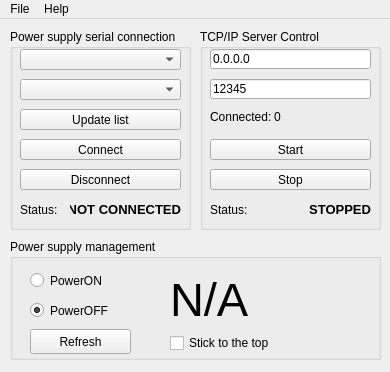
<?xml version="1.0" encoding="UTF-8"?>
<ui version="4.0">
 <class>MainWindow</class>
 <widget class="QMainWindow" name="MainWindow">
  <property name="geometry">
   <rect>
    <x>0</x>
    <y>0</y>
    <width>390</width>
    <height>372</height>
   </rect>
  </property>
  <property name="sizePolicy">
   <sizepolicy hsizetype="Preferred" vsizetype="Preferred">
    <horstretch>0</horstretch>
    <verstretch>0</verstretch>
   </sizepolicy>
  </property>
  <property name="windowTitle">
   <string>Remote Power Supply @ PeakTech 6225A</string>
  </property>
  <property name="windowIcon">
   <iconset resource="../res/resources.qrc">
    <normaloff>:/icon.ico</normaloff>:/icon.ico</iconset>
  </property>
  <widget class="QWidget" name="centralWidget">
   <widget class="QGroupBox" name="groupBox_SerialConnection">
    <property name="geometry">
     <rect>
      <x>10</x>
      <y>10</y>
      <width>181</width>
      <height>201</height>
     </rect>
    </property>
    <property name="title">
     <string>Power supply serial connection</string>
    </property>
    <widget class="QPushButton" name="pushButton_updateList">
     <property name="geometry">
      <rect>
       <x>10</x>
       <y>80</y>
       <width>161</width>
       <height>21</height>
      </rect>
     </property>
     <property name="text">
      <string>Update list</string>
     </property>
    </widget>
    <widget class="QComboBox" name="comboBox_serialSlots">
     <property name="geometry">
      <rect>
       <x>10</x>
       <y>20</y>
       <width>161</width>
       <height>21</height>
      </rect>
     </property>
    </widget>
    <widget class="QPushButton" name="pushButton_disconnectSerialPort">
     <property name="geometry">
      <rect>
       <x>10</x>
       <y>140</y>
       <width>161</width>
       <height>21</height>
      </rect>
     </property>
     <property name="text">
      <string>Disconnect</string>
     </property>
    </widget>
    <widget class="QLabel" name="statusLabel">
     <property name="geometry">
      <rect>
       <x>10</x>
       <y>170</y>
       <width>51</width>
       <height>21</height>
      </rect>
     </property>
     <property name="text">
      <string>Status:</string>
     </property>
    </widget>
    <widget class="QLabel" name="connectionStatusLabel">
     <property name="geometry">
      <rect>
       <x>60</x>
       <y>170</y>
       <width>111</width>
       <height>21</height>
      </rect>
     </property>
     <property name="font">
      <font>
       <pointsize>10</pointsize>
       <bold>true</bold>
      </font>
     </property>
     <property name="text">
      <string>NOT CONNECTED</string>
     </property>
     <property name="alignment">
      <set>Qt::AlignRight|Qt::AlignTrailing|Qt::AlignVCenter</set>
     </property>
    </widget>
    <widget class="QPushButton" name="pushButton_connectSerialPort">
     <property name="geometry">
      <rect>
       <x>10</x>
       <y>110</y>
       <width>161</width>
       <height>21</height>
      </rect>
     </property>
     <property name="text">
      <string>Connect</string>
     </property>
    </widget>
    <widget class="QComboBox" name="comboBox_BaudRates">
     <property name="geometry">
      <rect>
       <x>10</x>
       <y>50</y>
       <width>161</width>
       <height>21</height>
      </rect>
     </property>
     <property name="currentText">
      <string/>
     </property>
     <property name="currentIndex">
      <number>-1</number>
     </property>
    </widget>
   </widget>
   <widget class="QGroupBox" name="groupBox_Data_2">
    <property name="geometry">
     <rect>
      <x>10</x>
      <y>220</y>
      <width>371</width>
      <height>121</height>
     </rect>
    </property>
    <property name="title">
     <string>Power supply management</string>
    </property>
    <widget class="QRadioButton" name="radioButton_powerON">
     <property name="geometry">
      <rect>
       <x>20</x>
       <y>30</y>
       <width>111</width>
       <height>23</height>
      </rect>
     </property>
     <property name="text">
      <string>PowerON</string>
     </property>
     <property name="checked">
      <bool>false</bool>
     </property>
    </widget>
    <widget class="QRadioButton" name="radioButton_powerOFF">
     <property name="geometry">
      <rect>
       <x>20</x>
       <y>60</y>
       <width>101</width>
       <height>23</height>
      </rect>
     </property>
     <property name="text">
      <string>PowerOFF</string>
     </property>
     <property name="checked">
      <bool>true</bool>
     </property>
    </widget>
    <widget class="QPushButton" name="pushButton_refreshPowerState">
     <property name="geometry">
      <rect>
       <x>20</x>
       <y>90</y>
       <width>101</width>
       <height>25</height>
      </rect>
     </property>
     <property name="text">
      <string>Refresh</string>
     </property>
    </widget>
    <widget class="QLabel" name="label_PowerSupplyStatus">
     <property name="geometry">
      <rect>
       <x>160</x>
       <y>40</y>
       <width>91</width>
       <height>41</height>
      </rect>
     </property>
     <property name="font">
      <font>
       <pointsize>35</pointsize>
       <bold>false</bold>
      </font>
     </property>
     <property name="text">
      <string>N/A</string>
     </property>
    </widget>
    <widget class="QLabel" name="label_LightBulb">
     <property name="geometry">
      <rect>
       <x>250</x>
       <y>20</y>
       <width>71</width>
       <height>61</height>
      </rect>
     </property>
     <property name="text">
      <string/>
     </property>
     <property name="pixmap">
      <pixmap resource="../res/resources.qrc">:/off.png</pixmap>
     </property>
     <property name="scaledContents">
      <bool>true</bool>
     </property>
    </widget>
    <widget class="QCheckBox" name="checkBox_StickToTop">
     <property name="geometry">
      <rect>
       <x>160</x>
       <y>94</y>
       <width>111</width>
       <height>20</height>
      </rect>
     </property>
     <property name="text">
      <string>Stick to the top</string>
     </property>
    </widget>
   </widget>
   <widget class="QGroupBox" name="groupBox">
    <property name="geometry">
     <rect>
      <x>200</x>
      <y>10</y>
      <width>181</width>
      <height>201</height>
     </rect>
    </property>
    <property name="title">
     <string>TCP/IP Server Control</string>
    </property>
    <widget class="QLineEdit" name="lineEdit_TcpServerIp">
     <property name="geometry">
      <rect>
       <x>10</x>
       <y>20</y>
       <width>161</width>
       <height>20</height>
      </rect>
     </property>
     <property name="text">
      <string>0.0.0.0</string>
     </property>
    </widget>
    <widget class="QLineEdit" name="lineEdit_TcpServerPort">
     <property name="geometry">
      <rect>
       <x>10</x>
       <y>50</y>
       <width>161</width>
       <height>20</height>
      </rect>
     </property>
     <property name="text">
      <string>12345</string>
     </property>
    </widget>
    <widget class="QLabel" name="connectionStatusLabel_TcpServerState">
     <property name="geometry">
      <rect>
       <x>100</x>
       <y>170</y>
       <width>71</width>
       <height>21</height>
      </rect>
     </property>
     <property name="font">
      <font>
       <pointsize>10</pointsize>
       <bold>true</bold>
      </font>
     </property>
     <property name="text">
      <string>STOPPED</string>
     </property>
     <property name="alignment">
      <set>Qt::AlignRight|Qt::AlignTrailing|Qt::AlignVCenter</set>
     </property>
    </widget>
    <widget class="QLabel" name="statusLabel_2">
     <property name="geometry">
      <rect>
       <x>10</x>
       <y>170</y>
       <width>51</width>
       <height>21</height>
      </rect>
     </property>
     <property name="text">
      <string>Status:</string>
     </property>
    </widget>
    <widget class="QPushButton" name="pushButton_StartTcpServer">
     <property name="geometry">
      <rect>
       <x>10</x>
       <y>110</y>
       <width>161</width>
       <height>21</height>
      </rect>
     </property>
     <property name="text">
      <string>Start</string>
     </property>
    </widget>
    <widget class="QPushButton" name="pushButton_StopTcpServer">
     <property name="geometry">
      <rect>
       <x>10</x>
       <y>140</y>
       <width>161</width>
       <height>21</height>
      </rect>
     </property>
     <property name="text">
      <string>Stop</string>
     </property>
    </widget>
    <widget class="QLabel" name="label">
     <property name="geometry">
      <rect>
       <x>10</x>
       <y>80</y>
       <width>61</width>
       <height>16</height>
      </rect>
     </property>
     <property name="text">
      <string>Connected: </string>
     </property>
    </widget>
    <widget class="QLabel" name="label_tcpClientsConnected">
     <property name="geometry">
      <rect>
       <x>74</x>
       <y>78</y>
       <width>51</width>
       <height>20</height>
      </rect>
     </property>
     <property name="text">
      <string>0</string>
     </property>
    </widget>
   </widget>
  </widget>
  <widget class="QMenuBar" name="menuBar">
   <property name="geometry">
    <rect>
     <x>0</x>
     <y>0</y>
     <width>390</width>
     <height>22</height>
    </rect>
   </property>
   <widget class="QMenu" name="menuFile">
    <property name="title">
     <string>File</string>
    </property>
    <addaction name="actionExit"/>
   </widget>
   <widget class="QMenu" name="menuHelp">
    <property name="title">
     <string>Help</string>
    </property>
    <addaction name="actionLogs"/>
    <addaction name="actionAbout"/>
   </widget>
   <addaction name="menuFile"/>
   <addaction name="menuHelp"/>
  </widget>
  <action name="actionLogs">
   <property name="text">
    <string>Logs</string>
   </property>
  </action>
  <action name="actionExit">
   <property name="text">
    <string>Exit</string>
   </property>
  </action>
  <action name="actionAbout">
   <property name="text">
    <string>About</string>
   </property>
  </action>
 </widget>
 <layoutdefault spacing="6" margin="11"/>
 <resources>
  <include location="../res/resources.qrc"/>
 </resources>
 <connections/>
</ui>
